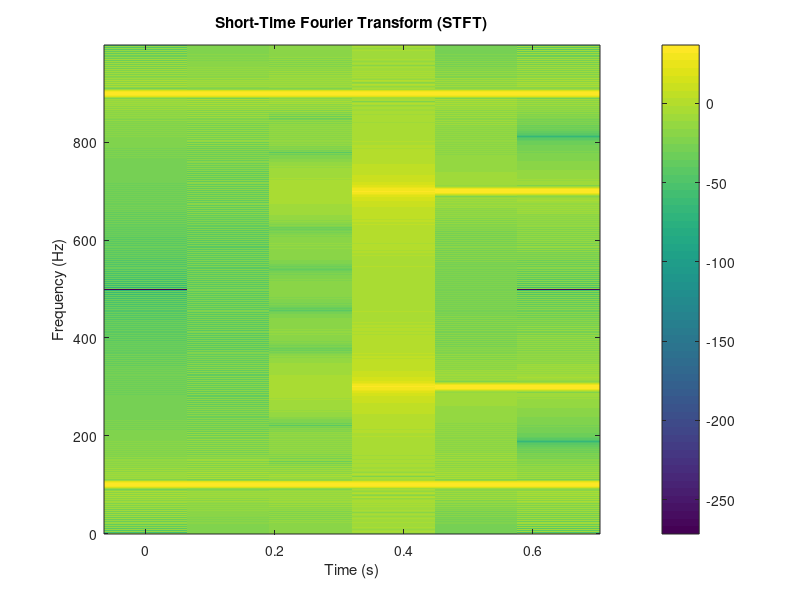
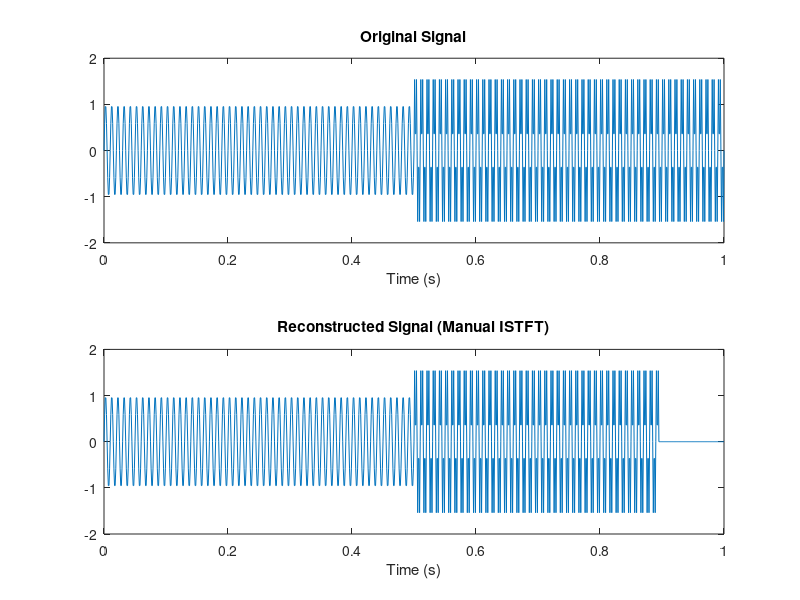

The MATLAB source for these figures, in order:
close all
clear

% set default figure position
screenSize = get(0, 'ScreenSize');
set(0, 'DefaultFigurePosition', [50, screenSize(4)-400-200, 600-100, 400-100]);

% --- Signal ---
% x = sin(2*pi*100*t) + sin(2*pi*300*t.*(t>0.5));
% fs = 1000;
% t = 0:1/fs:1;
fs = 1000;
t = 0:1/fs:1;
x = sin(2*pi*100*t) + sin(2*pi*300*t.*(t>0.5));

% Parameters
win_len = 256;
hop = 128;
nfft = 512;
window = hamming(win_len);

% --- STFT ---
num_frames = floor((length(x)-win_len)/hop) + 1;
S = zeros(nfft, num_frames);

for k = 1:num_frames
    idx = (1:win_len) + (k-1)*hop;
    xw = x(idx) .* window';
    S(:,k) = fft(xw, nfft);
end

% Plot STFT magnitude
figure;
imagesc((0:num_frames-1)*hop/fs, (0:nfft-1)*fs/nfft, 20*log10(abs(S)));
axis xy;
xlabel('Time (s)');
ylabel('Frequency (Hz)');
title('Short-Time Fourier Transform (STFT)');
colorbar;
% --- ISTFT ---
x_rec = zeros(length(x),1);
win_sum = zeros(length(x),1);

for k = 1:num_frames
    idx = (1:win_len) + (k-1)*hop;
    xw = real(ifft(S(:,k), nfft));
    x_rec(idx) = x_rec(idx) + xw(1:win_len).*window;
    win_sum(idx) = win_sum(idx) + window.^2;
end
x_rec = x_rec ./ (win_sum + eps);

% Plot results
figure;
subplot(2,1,1);
plot(t, x); title('Original Signal'); xlabel('Time (s)');
subplot(2,1,2);
plot(t, x_rec(1:length(t))); title('Reconstructed Signal (Manual ISTFT)'); xlabel('Time (s)');
